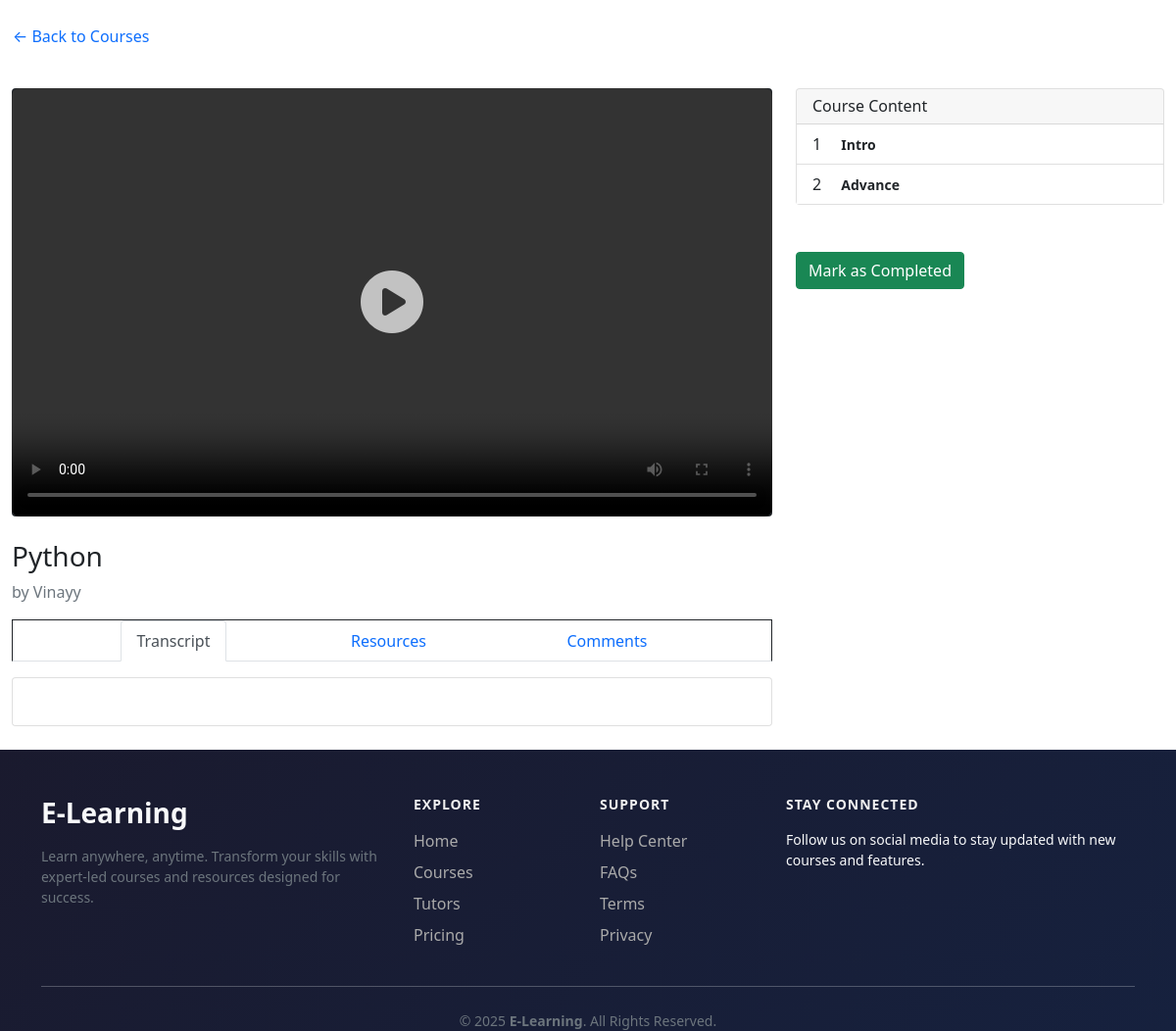
/student/coursePlayer.php?courseID=34, run on the app's committed database.
### tables this page shows
CREATE TABLE `tblcourses` (
  `id` int(11) NOT NULL,
  `title` varchar(50) NOT NULL,
  `description` varchar(100) NOT NULL,
  `instructor` varchar(20) NOT NULL,
  `category` varchar(20) NOT NULL,
  `price` decimal(20,2) NOT NULL,
  `thumbnail` varchar(50) NOT NULL,
  `rating` decimal(5,1) NOT NULL DEFAULT 3.0,
  `duration` varchar(20) NOT NULL,
  `created_at` varchar(20) NOT NULL,
  `video` varchar(255) DEFAULT NULL
);

CREATE TABLE `tbllessons` (
  `lesson_id` int(11) NOT NULL,
  `course_id` int(11) NOT NULL,
  `lesson_number` int(11) NOT NULL,
  `lesson_title` varchar(255) NOT NULL,
  `video_path` varchar(255) DEFAULT NULL,
  `transcript` text DEFAULT NULL
);

### student/coursePlayer.php (the view, shortened to what this page needs)
<!DOCTYPE html>
<html lang="en">
<head>
    <?php require_once '../styles.php' ?>
</head>
<body>
    <?php
    require_once '../connection.php';
    $course_id = $_GET['courseID'];
    $query1 = "SELECT * FROM tblcourses WHERE id=$course_id";
    $query2 = "SELECT * from tbllessons WHERE course_id=$course_id";
    $result1 = mysqli_query($conn, $query1);
    $result2 = mysqli_query($conn, $query2);
    $course = mysqli_fetch_array($result1);
    $course_title = $course["title"];
    $course_instructor = $course["instructor"];
    ?>
    <div class="container-fluid py-4">
        <div class="mb-4">
            <form action="student_my_courses.php">
                <button class="btn btn-link text-decoration-none p-0 mb-3">
                    ← Back to Courses
                </button>
            </form>
        </div>
        <div class="row">
            <div class="col-lg-8">
                <div class="bg-dark rounded mb-4 d-flex align-items-center justify-content-center"
                    style="aspect-ratio: 16/9; position: relative;">
                    <video id="courseVideo" width="100%" height="100%" style="border-radius: 8px; display:block"
                        controls controlsList="nodownload noplaybackrate" disablePictureInPicture>
                        <source src="<?php echo htmlspecialchars($firstLesson['video_path'] ?? ''); ?>"
                            type="video/mp4"> Your browser does not support the video tag.
                    </video>
                    <div id="playButton" class="play-overlay">
                        <i class="fa-solid fa-circle-play"></i>
                    </div>
                </div>
                <h1 class="h3 mb-2"><?php echo $course_title ?></h1>
                <p class="text-muted">by <?php echo $course_instructor ?></p>
                <ul class="nav nav-tabs" role="tablist">
                    <li class="nav-item">
                        <button class="nav-link active" data-bs-toggle="tab" data-bs-target="#transcript" type="button">
                            Transcript
                        </button>
                    </li>
                    <li class="nav-item">
                        <button class="nav-link" data-bs-toggle="tab" data-bs-target="#resources" type="button">
                            Resources
                        </button>
                    </li>
                    <li class="nav-item">
                        <button class="nav-link" data-bs-toggle="tab" data-bs-target="#comments" type="button">
                            Comments
                        </button>
                    </li>
                </ul>
                <div class="tab-content mt-3">
                    <div class="tab-pane fade show active" id="transcript">
                        <div class="card">
                            <div class="card-body">
                            </div>
                        </div>
                    </div>
                </div>
            </div>
            <div class="col-lg-4">
                <div class="card">
                    <div class="card-header">
                        <h6 class="card-title mb-0">Course Content</h6>
                    </div>
                    <div class="card-body p-0">
                        <div class="list-group list-group-flush">
                            <?php
                            $i = 1;
                            while ($lesson = mysqli_fetch_array($result2)) {
                                echo "
                                <div class='list-group-item d-flex justify-content-between align-items-center lesson-item' data-video='" . htmlspecialchars($lesson['video_path'], ENT_QUOTES) . "'data-transcript='" . htmlspecialchars($lesson['transcript'], ENT_QUOTES) . "'>
                                    <div>
                                        <span class='me-2'>$i</span>
                                        <span class='small ms-2 fw-bold'>" . $lesson['lesson_title'] . "</span>
                                    </div>
                                </div>";
                                $i++;
                            }
                            ?>
                        </div>
                    </div>
                </div>
                <div class="mt-5">
                    <form method="post" action="">
                        <button type="submit" name="markCompleted" class="btn btn-success">
                            Mark as Completed
                        </button>
                    </form>
                </div>
            </div>
        </div>
    </div>
    <?php require_once './footer.php' ?>
</body>
</html>

### styles/style.css (style rules this page uses)
:root { --bs-primary: #030213; --bs-primary-rgb: 3, 2, 19; --bs-secondary: #6c757d; --bs-success: #28a745; --bs-warning: #ffc107; --bs-danger: #dc3545; --bs-light: #f8f9fa; --bs-dark: #343a40; --transition: all 0.3s ease-in-out; }
html { scroll-behavior: smooth; }
body { width: 100vw; overflow-x: hidden; opacity: 0; transition: opacity 0.5s ease-in-out; font-family: "Inter", sans-serif; background-color: #fff; color: var(--bs-dark); }
body.fade-in { opacity: 1; }
.btn { font-weight: 500; border-radius: 0.375rem; transition: var(--transition); }
.card { border: 1px solid rgba(0, 0, 0, 0.1); border-radius: 0.625rem; transition: var(--transition); }
.card-header { background-color: rgba(0, 0, 0, 0.03); border-bottom: 1px solid rgba(0, 0, 0, 0.1); }
.nav-tabs { border: 1px solid; display: flex; justify-content: space-evenly; }
.nav-tabs .nav-link.active { color: var(--bs-primary); border-color: #dee2e6 #dee2e6 #fff; }
.btn { transition: all 0.3s ease-in-out; }
.card { border: none; border-radius: 12px; transition: transform 0.3s ease, box-shadow 0.3s ease; }

### student/coursePlayer.php (style rules this page uses)
.play-overlay { position: absolute; top: 50%; left: 50%; transform: translate(-50%, -50%); font-size: 64px; color: white; border-radius: 50%; opacity: 0.7; cursor: pointer; transition: opacity 0.3s; background-color: transparent; }
.lesson-item { cursor: pointer; transition: background 0.3s ease, color 0.3s ease; }

### data on the page
tblcourses: title "Python", instructor "Vinayy"
tbllessons: lesson_title "Intro"
tbllessons: lesson_title "Advance"
